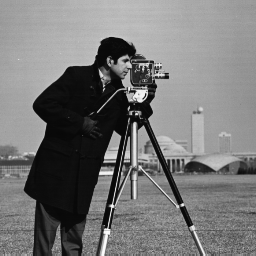
%> input picture Laboratorio 5 - Imágenes I/cameraman.tif, 256 x 256 px
$ octave --eval "result = histograma('cameraman.tif');"   (GNU Octave 9; MATLAB toolbox functions it lacks are replaced by stand-ins)
%> lines starting %> are read from the running program, lines starting %| are printed output that depends on the picture
function h=histograma(nombreImagen)
%> called with nombreImagen = 'cameraman.tif'
imagen=imread(nombreImagen);
%> imagen is the input picture: size 256x256 uint8; min 7, max 253, mean 118.7
h=zeros(1,256);
[nf nc]=size(imagen);
%> nf = 256; nc = 256
for i=1:nf
    for j=1:nc
        h(imagen(i,j)+1)=h(imagen(i,j)+1)+1;
    end
end
%> after the loop, h = 256 values, max 1685 at index 15, min 0 at index 1, mean 256
%> `result = histograma('cameraman.tif');`:
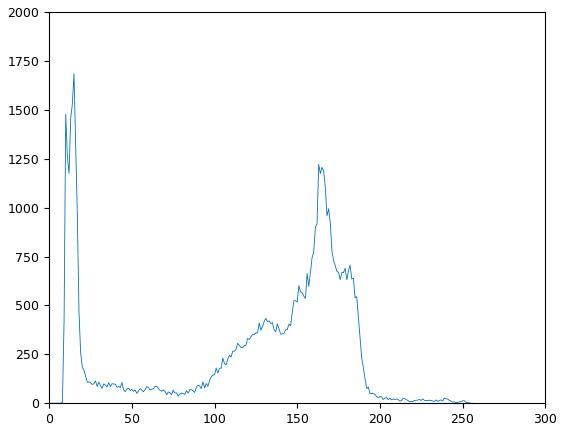
%> figure redrawn from the program's plot data; curve peaks at x = 15, y = 1685
%> `result = histograma('cameraman.tif');`: result has the same summary as h in histograma
%subplot(1,2,1),imshow(imagen);
%subplot(1,2,2),
plot(h);

$ run again, on Laboratorio 5 - Imágenes I/recorte_219.tif
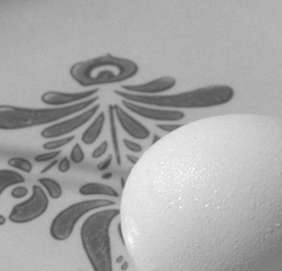
%> input picture Laboratorio 5 - Imágenes I/recorte_219.tif, 282 x 271 px
%> in histograma, imagen is the input picture: size 271x282 uint8; min 68, max 255, mean 166.3
%> after the loop in histograma, `for i=1:nf`: h = 256 values, max 4756 at index 178, min 0 at index 1, mean 298.5
%> `result = histograma('cameraman.tif');`:
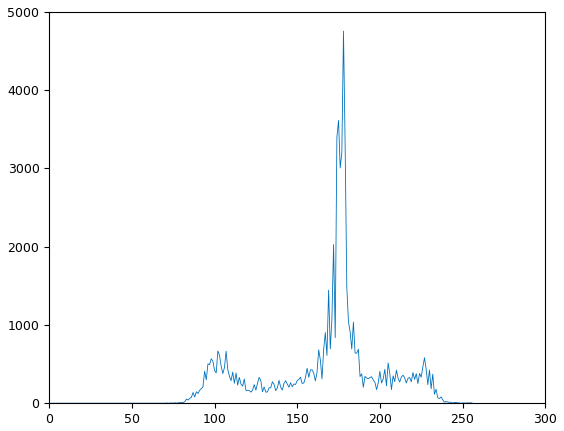
%> figure redrawn from the program's plot data; curve peaks at x = 178, y = 4756
%> result has the same summary as h in histograma

$ run again, on Laboratorio 5 - Imágenes I/drops.png
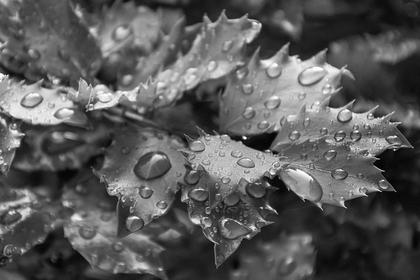
%> input picture Laboratorio 5 - Imágenes I/drops.png, 420 x 280 px, shrunk from 640 x 427 before the run
%> in histograma, imagen is the input picture: size 280x420 uint8; min 0, max 255, mean 89.4
%> after the loop in histograma, `for i=1:nf`: h = 256 values, max 1165 at index 33, min 0 at index 256, mean 459.4
%> `result = histograma('cameraman.tif');`:
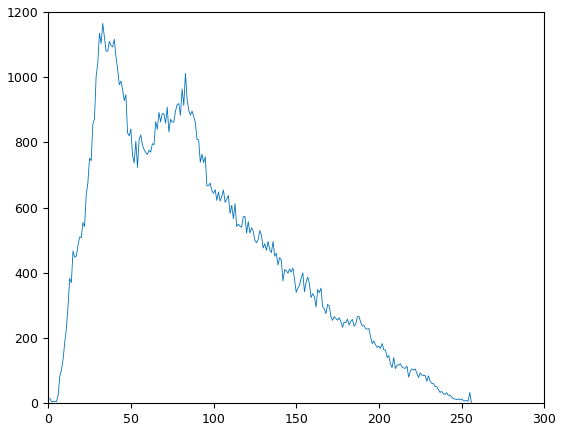
%> figure redrawn from the program's plot data; curve peaks at x = 33, y = 1165
%> result has the same summary as h in histograma
